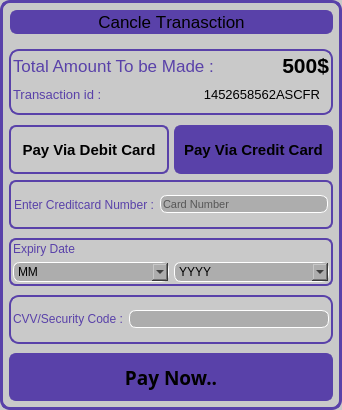
<?xml version="1.0" encoding="UTF-8"?>
<ui version="4.0">
 <class>checkout</class>
 <widget class="QFrame" name="checkout">
  <property name="windowModality">
   <enum>Qt::NonModal</enum>
  </property>
  <property name="geometry">
   <rect>
    <x>0</x>
    <y>0</y>
    <width>342</width>
    <height>410</height>
   </rect>
  </property>
  <property name="palette">
   <palette>
    <active>
     <colorrole role="Button">
      <brush brushstyle="SolidPattern">
       <color alpha="255">
        <red>201</red>
        <green>201</green>
        <blue>201</blue>
       </color>
      </brush>
     </colorrole>
     <colorrole role="Light">
      <brush brushstyle="SolidPattern">
       <color alpha="255">
        <red>89</red>
        <green>65</green>
        <blue>169</blue>
       </color>
      </brush>
     </colorrole>
     <colorrole role="Dark">
      <brush brushstyle="SolidPattern">
       <color alpha="255">
        <red>89</red>
        <green>65</green>
        <blue>169</blue>
       </color>
      </brush>
     </colorrole>
     <colorrole role="Base">
      <brush brushstyle="SolidPattern">
       <color alpha="255">
        <red>201</red>
        <green>201</green>
        <blue>201</blue>
       </color>
      </brush>
     </colorrole>
     <colorrole role="Window">
      <brush brushstyle="SolidPattern">
       <color alpha="255">
        <red>201</red>
        <green>201</green>
        <blue>201</blue>
       </color>
      </brush>
     </colorrole>
     <colorrole role="AlternateBase">
      <brush brushstyle="SolidPattern">
       <color alpha="255">
        <red>89</red>
        <green>65</green>
        <blue>169</blue>
       </color>
      </brush>
     </colorrole>
     <colorrole role="NoRole">
      <brush brushstyle="SolidPattern">
       <color alpha="255">
        <red>89</red>
        <green>65</green>
        <blue>169</blue>
       </color>
      </brush>
     </colorrole>
    </active>
    <inactive>
     <colorrole role="Button">
      <brush brushstyle="SolidPattern">
       <color alpha="255">
        <red>201</red>
        <green>201</green>
        <blue>201</blue>
       </color>
      </brush>
     </colorrole>
     <colorrole role="Light">
      <brush brushstyle="SolidPattern">
       <color alpha="255">
        <red>242</red>
        <green>241</green>
        <blue>239</blue>
       </color>
      </brush>
     </colorrole>
     <colorrole role="Dark">
      <brush brushstyle="SolidPattern">
       <color alpha="255">
        <red>242</red>
        <green>241</green>
        <blue>239</blue>
       </color>
      </brush>
     </colorrole>
     <colorrole role="Base">
      <brush brushstyle="SolidPattern">
       <color alpha="255">
        <red>201</red>
        <green>201</green>
        <blue>201</blue>
       </color>
      </brush>
     </colorrole>
     <colorrole role="Window">
      <brush brushstyle="SolidPattern">
       <color alpha="255">
        <red>201</red>
        <green>201</green>
        <blue>201</blue>
       </color>
      </brush>
     </colorrole>
     <colorrole role="AlternateBase">
      <brush brushstyle="SolidPattern">
       <color alpha="255">
        <red>246</red>
        <green>246</green>
        <blue>246</blue>
       </color>
      </brush>
     </colorrole>
     <colorrole role="NoRole">
      <brush brushstyle="SolidPattern">
       <color alpha="255">
        <red>0</red>
        <green>0</green>
        <blue>0</blue>
       </color>
      </brush>
     </colorrole>
    </inactive>
    <disabled>
     <colorrole role="Button">
      <brush brushstyle="SolidPattern">
       <color alpha="255">
        <red>201</red>
        <green>201</green>
        <blue>201</blue>
       </color>
      </brush>
     </colorrole>
     <colorrole role="Light">
      <brush brushstyle="SolidPattern">
       <color alpha="255">
        <red>89</red>
        <green>65</green>
        <blue>169</blue>
       </color>
      </brush>
     </colorrole>
     <colorrole role="Dark">
      <brush brushstyle="SolidPattern">
       <color alpha="255">
        <red>242</red>
        <green>241</green>
        <blue>239</blue>
       </color>
      </brush>
     </colorrole>
     <colorrole role="Base">
      <brush brushstyle="SolidPattern">
       <color alpha="255">
        <red>201</red>
        <green>201</green>
        <blue>201</blue>
       </color>
      </brush>
     </colorrole>
     <colorrole role="Window">
      <brush brushstyle="SolidPattern">
       <color alpha="255">
        <red>201</red>
        <green>201</green>
        <blue>201</blue>
       </color>
      </brush>
     </colorrole>
     <colorrole role="AlternateBase">
      <brush brushstyle="SolidPattern">
       <color alpha="255">
        <red>246</red>
        <green>246</green>
        <blue>246</blue>
       </color>
      </brush>
     </colorrole>
     <colorrole role="NoRole">
      <brush brushstyle="SolidPattern">
       <color alpha="255">
        <red>0</red>
        <green>0</green>
        <blue>0</blue>
       </color>
      </brush>
     </colorrole>
    </disabled>
   </palette>
  </property>
  <property name="font">
   <font>
    <pointsize>8</pointsize>
    <strikeout>false</strikeout>
    <stylestrategy>PreferDefault</stylestrategy>
   </font>
  </property>
  <property name="windowTitle">
   <string>Frame</string>
  </property>
  <property name="windowOpacity">
   <double>0.800000000000000</double>
  </property>
  <property name="styleSheet">
   <string notr="true">#checkout{
	border:3px solid rgb(89, 65, 169);
border-radius:10px;
}
QWidget{
background-color: rgb(201, 201, 201);
}
</string>
  </property>
  <layout class="QGridLayout" name="gridLayout">
   <property name="leftMargin">
    <number>3</number>
   </property>
   <property name="topMargin">
    <number>3</number>
   </property>
   <property name="rightMargin">
    <number>3</number>
   </property>
   <property name="bottomMargin">
    <number>3</number>
   </property>
   <property name="spacing">
    <number>0</number>
   </property>
   <item row="0" column="0">
    <widget class="QWidget" name="widget_6" native="true">
     <layout class="QVBoxLayout" name="verticalLayout_2" stretch="3,784545">
      <property name="spacing">
       <number>5</number>
      </property>
      <property name="leftMargin">
       <number>3</number>
      </property>
      <property name="topMargin">
       <number>3</number>
      </property>
      <property name="rightMargin">
       <number>3</number>
      </property>
      <property name="bottomMargin">
       <number>3</number>
      </property>
      <item>
       <widget class="QWidget" name="widget_2" native="true">
        <property name="styleSheet">
         <string notr="true"/>
        </property>
        <layout class="QVBoxLayout" name="verticalLayout_8" stretch="0,0">
         <property name="leftMargin">
          <number>0</number>
         </property>
         <property name="topMargin">
          <number>0</number>
         </property>
         <property name="rightMargin">
          <number>0</number>
         </property>
         <property name="bottomMargin">
          <number>0</number>
         </property>
         <item>
          <widget class="QWidget" name="widget45" native="true">
           <layout class="QVBoxLayout" name="verticalLayout_7">
            <property name="leftMargin">
             <number>1</number>
            </property>
            <property name="topMargin">
             <number>1</number>
            </property>
            <property name="rightMargin">
             <number>0</number>
            </property>
            <item>
             <widget class="QPushButton" name="pushButton">
              <property name="sizePolicy">
               <sizepolicy hsizetype="Preferred" vsizetype="Preferred">
                <horstretch>0</horstretch>
                <verstretch>0</verstretch>
               </sizepolicy>
              </property>
              <property name="font">
               <font>
                <pointsize>13</pointsize>
                <weight>50</weight>
                <bold>false</bold>
                <underline>false</underline>
                <strikeout>false</strikeout>
                <stylestrategy>PreferDefault</stylestrategy>
                <kerning>false</kerning>
               </font>
              </property>
              <property name="cursor">
               <cursorShape>PointingHandCursor</cursorShape>
              </property>
              <property name="styleSheet">
               <string notr="true">border:2px solid rgb(89, 65, 169);
border-radius:7px;
background-color:rgb(89, 65, 169);
color:'#fff';</string>
              </property>
              <property name="text">
               <string>Cancle Tranasction</string>
              </property>
              <property name="icon">
               <iconset>
                <normaloff>C:/Users/admin/Desktop/img/icons/Previous_2-512.png</normaloff>C:/Users/admin/Desktop/img/icons/Previous_2-512.png</iconset>
              </property>
              <property name="iconSize">
               <size>
                <width>32</width>
                <height>32</height>
               </size>
              </property>
             </widget>
            </item>
           </layout>
          </widget>
         </item>
         <item>
          <widget class="QWidget" name="amountidwid" native="true">
           <property name="styleSheet">
            <string notr="true">#amountidwid{
	border:2px solid rgb(89, 65, 169);
border-radius:10px;
}</string>
           </property>
           <layout class="QVBoxLayout" name="verticalLayout">
            <property name="spacing">
             <number>0</number>
            </property>
            <property name="leftMargin">
             <number>4</number>
            </property>
            <property name="topMargin">
             <number>4</number>
            </property>
            <property name="rightMargin">
             <number>4</number>
            </property>
            <property name="bottomMargin">
             <number>4</number>
            </property>
            <item>
             <widget class="QWidget" name="widget12" native="true">
              <layout class="QHBoxLayout" name="horizontalLayout">
               <property name="leftMargin">
                <number>0</number>
               </property>
               <property name="topMargin">
                <number>0</number>
               </property>
               <property name="rightMargin">
                <number>0</number>
               </property>
               <property name="bottomMargin">
                <number>0</number>
               </property>
               <item>
                <widget class="QLabel" name="label">
                 <property name="font">
                  <font>
                   <pointsize>13</pointsize>
                  </font>
                 </property>
                 <property name="styleSheet">
                  <string notr="true">color:rgb(89, 65, 169);</string>
                 </property>
                 <property name="text">
                  <string>Total Amount To be Made :</string>
                 </property>
                 <property name="margin">
                  <number>4</number>
                 </property>
                </widget>
               </item>
               <item>
                <widget class="QLabel" name="Amount">
                 <property name="font">
                  <font>
                   <pointsize>16</pointsize>
                   <weight>75</weight>
                   <bold>true</bold>
                  </font>
                 </property>
                 <property name="text">
                  <string>500$</string>
                 </property>
                 <property name="alignment">
                  <set>Qt::AlignRight|Qt::AlignTrailing|Qt::AlignVCenter</set>
                 </property>
                 <property name="margin">
                  <number>3</number>
                 </property>
                </widget>
               </item>
              </layout>
             </widget>
            </item>
            <item>
             <widget class="QWidget" name="widget454" native="true">
              <layout class="QHBoxLayout" name="horizontalLayout_2">
               <property name="leftMargin">
                <number>0</number>
               </property>
               <item>
                <widget class="QLabel" name="label_4">
                 <property name="sizePolicy">
                  <sizepolicy hsizetype="Fixed" vsizetype="Preferred">
                   <horstretch>0</horstretch>
                   <verstretch>0</verstretch>
                  </sizepolicy>
                 </property>
                 <property name="font">
                  <font>
                   <pointsize>10</pointsize>
                  </font>
                 </property>
                 <property name="styleSheet">
                  <string notr="true">color:rgb(89, 65, 169);</string>
                 </property>
                 <property name="text">
                  <string>Transaction id :</string>
                 </property>
                 <property name="margin">
                  <number>4</number>
                 </property>
                 <property name="indent">
                  <number>0</number>
                 </property>
                </widget>
               </item>
               <item>
                <widget class="QLabel" name="tid">
                 <property name="font">
                  <font>
                   <pointsize>10</pointsize>
                  </font>
                 </property>
                 <property name="text">
                  <string>1452658562ASCFR</string>
                 </property>
                 <property name="alignment">
                  <set>Qt::AlignRight|Qt::AlignTrailing|Qt::AlignVCenter</set>
                 </property>
                </widget>
               </item>
              </layout>
             </widget>
            </item>
           </layout>
          </widget>
         </item>
        </layout>
       </widget>
      </item>
      <item>
       <widget class="QWidget" name="widget_3" native="true">
        <property name="styleSheet">
         <string notr="true"/>
        </property>
        <layout class="QVBoxLayout" name="verticalLayout_4" stretch="2,9">
         <property name="leftMargin">
          <number>0</number>
         </property>
         <property name="topMargin">
          <number>5</number>
         </property>
         <property name="rightMargin">
          <number>0</number>
         </property>
         <property name="bottomMargin">
          <number>0</number>
         </property>
         <item>
          <widget class="QWidget" name="widget_4" native="true">
           <layout class="QHBoxLayout" name="horizontalLayout_3">
            <property name="spacing">
             <number>5</number>
            </property>
            <property name="leftMargin">
             <number>0</number>
            </property>
            <property name="topMargin">
             <number>0</number>
            </property>
            <property name="rightMargin">
             <number>0</number>
            </property>
            <property name="bottomMargin">
             <number>0</number>
            </property>
            <item>
             <widget class="QPushButton" name="deibitPay">
              <property name="sizePolicy">
               <sizepolicy hsizetype="Preferred" vsizetype="Preferred">
                <horstretch>0</horstretch>
                <verstretch>0</verstretch>
               </sizepolicy>
              </property>
              <property name="font">
               <font>
                <pointsize>11</pointsize>
                <weight>75</weight>
                <bold>true</bold>
               </font>
              </property>
              <property name="cursor">
               <cursorShape>PointingHandCursor</cursorShape>
              </property>
              <property name="styleSheet">
               <string notr="true">border:2px solid rgb(89, 65, 169);
border-radius:7px;
color:&quot;#fff&quot;</string>
              </property>
              <property name="text">
               <string>Pay Via Debit Card</string>
              </property>
             </widget>
            </item>
            <item>
             <widget class="QPushButton" name="creditPay">
              <property name="sizePolicy">
               <sizepolicy hsizetype="Preferred" vsizetype="Preferred">
                <horstretch>0</horstretch>
                <verstretch>0</verstretch>
               </sizepolicy>
              </property>
              <property name="font">
               <font>
                <pointsize>11</pointsize>
                <weight>75</weight>
                <bold>true</bold>
               </font>
              </property>
              <property name="cursor">
               <cursorShape>PointingHandCursor</cursorShape>
              </property>
              <property name="styleSheet">
               <string notr="true">border:2px solid rgb(89, 65, 169);
border-radius:7px;
background-color:rgb(89, 65, 169);
color:&quot;#fff&quot;</string>
              </property>
              <property name="text">
               <string>Pay Via Credit Card</string>
              </property>
              <property name="iconSize">
               <size>
                <width>16</width>
                <height>16</height>
               </size>
              </property>
              <property name="shortcut">
               <string>C</string>
              </property>
              <property name="flat">
               <bool>false</bool>
              </property>
             </widget>
            </item>
           </layout>
          </widget>
         </item>
         <item>
          <widget class="QWidget" name="widget_5" native="true">
           <layout class="QVBoxLayout" name="verticalLayout_6" stretch="0,0,0,0">
            <property name="spacing">
             <number>9</number>
            </property>
            <property name="leftMargin">
             <number>0</number>
            </property>
            <property name="topMargin">
             <number>0</number>
            </property>
            <property name="rightMargin">
             <number>0</number>
            </property>
            <property name="bottomMargin">
             <number>0</number>
            </property>
            <item>
             <widget class="QWidget" name="cardnmbrwid" native="true">
              <property name="styleSheet">
               <string notr="true">#cardnmbrwid{
	border:2px solid rgb(89, 65, 169);
border-radius:7px;
}</string>
              </property>
              <layout class="QHBoxLayout" name="horizontalLayout_4">
               <property name="leftMargin">
                <number>5</number>
               </property>
               <property name="topMargin">
                <number>5</number>
               </property>
               <property name="rightMargin">
                <number>5</number>
               </property>
               <property name="bottomMargin">
                <number>5</number>
               </property>
               <item>
                <widget class="QLabel" name="cardNumbertype">
                 <property name="styleSheet">
                  <string notr="true">color:rgb(89, 65, 169);</string>
                 </property>
                 <property name="text">
                  <string>Enter Creditcard Number :</string>
                 </property>
                </widget>
               </item>
               <item>
                <widget class="QLineEdit" name="cardnmbr">
                 <property name="font">
                  <font>
                   <pointsize>8</pointsize>
                  </font>
                 </property>
                 <property name="cursor">
                  <cursorShape>IBeamCursor</cursorShape>
                 </property>
                 <property name="focusPolicy">
                  <enum>Qt::StrongFocus</enum>
                 </property>
                 <property name="styleSheet">
                  <string notr="true">border:1px solid #fff;
border-radius:7px;
background-color:#adadad;</string>
                 </property>
                 <property name="text">
                  <string/>
                 </property>
                 <property name="maxLength">
                  <number>16</number>
                 </property>
                 <property name="echoMode">
                  <enum>QLineEdit::Normal</enum>
                 </property>
                 <property name="dragEnabled">
                  <bool>false</bool>
                 </property>
                 <property name="readOnly">
                  <bool>false</bool>
                 </property>
                 <property name="placeholderText">
                  <string>Card Number</string>
                 </property>
                 <property name="cursorMoveStyle">
                  <enum>Qt::LogicalMoveStyle</enum>
                 </property>
                 <property name="clearButtonEnabled">
                  <bool>true</bool>
                 </property>
                </widget>
               </item>
              </layout>
             </widget>
            </item>
            <item>
             <widget class="QWidget" name="datewid" native="true">
              <property name="styleSheet">
               <string notr="true">#datewid{
	border:2px solid rgb(89, 65, 169);
border-radius:7px;
}</string>
              </property>
              <layout class="QVBoxLayout" name="verticalLayout_3" stretch="0,0">
               <property name="leftMargin">
                <number>4</number>
               </property>
               <property name="topMargin">
                <number>4</number>
               </property>
               <property name="rightMargin">
                <number>4</number>
               </property>
               <property name="bottomMargin">
                <number>4</number>
               </property>
               <item>
                <widget class="QLabel" name="label_6">
                 <property name="sizePolicy">
                  <sizepolicy hsizetype="Preferred" vsizetype="Fixed">
                   <horstretch>0</horstretch>
                   <verstretch>0</verstretch>
                  </sizepolicy>
                 </property>
                 <property name="styleSheet">
                  <string notr="true">color:rgb(89, 65, 169);</string>
                 </property>
                 <property name="text">
                  <string>Expiry Date</string>
                 </property>
                 <property name="margin">
                  <number>4</number>
                 </property>
                </widget>
               </item>
               <item>
                <widget class="QWidget" name="mnthearwid" native="true">
                 <layout class="QHBoxLayout" name="horizontalLayout_5">
                  <property name="spacing">
                   <number>5</number>
                  </property>
                  <property name="leftMargin">
                   <number>0</number>
                  </property>
                  <property name="topMargin">
                   <number>0</number>
                  </property>
                  <property name="rightMargin">
                   <number>0</number>
                  </property>
                  <property name="bottomMargin">
                   <number>0</number>
                  </property>
                  <item>
                   <widget class="QComboBox" name="exMonth">
                    <property name="sizePolicy">
                     <sizepolicy hsizetype="Preferred" vsizetype="Preferred">
                      <horstretch>0</horstretch>
                      <verstretch>0</verstretch>
                     </sizepolicy>
                    </property>
                    <property name="cursor">
                     <cursorShape>PointingHandCursor</cursorShape>
                    </property>
                    <property name="styleSheet">
                     <string notr="true">border:1px solid #fff;
border-radius:7px;
background-color:#adadad;</string>
                    </property>
                    <property name="currentIndex">
                     <number>0</number>
                    </property>
                    <property name="maxVisibleItems">
                     <number>10</number>
                    </property>
                    <property name="maxCount">
                     <number>20</number>
                    </property>
                    <property name="modelColumn">
                     <number>0</number>
                    </property>
                    <item>
                     <property name="text">
                      <string>MM</string>
                     </property>
                    </item>
                    <item>
                     <property name="text">
                      <string>JAN</string>
                     </property>
                    </item>
                    <item>
                     <property name="text">
                      <string>FEB</string>
                     </property>
                    </item>
                    <item>
                     <property name="text">
                      <string>MAR</string>
                     </property>
                    </item>
                    <item>
                     <property name="text">
                      <string>APR</string>
                     </property>
                    </item>
                    <item>
                     <property name="text">
                      <string>MAY</string>
                     </property>
                    </item>
                    <item>
                     <property name="text">
                      <string>JUNE</string>
                     </property>
                    </item>
                    <item>
                     <property name="text">
                      <string>JULY</string>
                     </property>
                    </item>
                    <item>
                     <property name="text">
                      <string>AUG</string>
                     </property>
                    </item>
                    <item>
                     <property name="text">
                      <string>SEP</string>
                     </property>
                    </item>
                    <item>
                     <property name="text">
                      <string>OCT</string>
                     </property>
                    </item>
                    <item>
                     <property name="text">
                      <string>NOV</string>
                     </property>
                    </item>
                   </widget>
                  </item>
                  <item>
                   <widget class="QComboBox" name="exYear">
                    <property name="sizePolicy">
                     <sizepolicy hsizetype="Preferred" vsizetype="Preferred">
                      <horstretch>0</horstretch>
                      <verstretch>0</verstretch>
                     </sizepolicy>
                    </property>
                    <property name="cursor">
                     <cursorShape>PointingHandCursor</cursorShape>
                    </property>
                    <property name="styleSheet">
                     <string notr="true">border:1px solid #fff;
border-radius:7px;
background-color:#adadad;</string>
                    </property>
                    <property name="editable">
                     <bool>false</bool>
                    </property>
                    <property name="currentText">
                     <string>YYYY</string>
                    </property>
                    <property name="currentIndex">
                     <number>0</number>
                    </property>
                    <property name="maxCount">
                     <number>20</number>
                    </property>
                    <property name="modelColumn">
                     <number>0</number>
                    </property>
                    <item>
                     <property name="text">
                      <string>YYYY</string>
                     </property>
                    </item>
                    <item>
                     <property name="text">
                      <string>2018</string>
                     </property>
                    </item>
                    <item>
                     <property name="text">
                      <string>2019</string>
                     </property>
                    </item>
                    <item>
                     <property name="text">
                      <string>2020</string>
                     </property>
                    </item>
                    <item>
                     <property name="text">
                      <string>2021</string>
                     </property>
                    </item>
                    <item>
                     <property name="text">
                      <string>2022</string>
                     </property>
                    </item>
                    <item>
                     <property name="text">
                      <string>2023</string>
                     </property>
                    </item>
                    <item>
                     <property name="text">
                      <string>2024</string>
                     </property>
                    </item>
                    <item>
                     <property name="text">
                      <string>2025</string>
                     </property>
                    </item>
                    <item>
                     <property name="text">
                      <string>2026</string>
                     </property>
                    </item>
                    <item>
                     <property name="text">
                      <string>2027</string>
                     </property>
                    </item>
                    <item>
                     <property name="text">
                      <string>2028</string>
                     </property>
                    </item>
                    <item>
                     <property name="text">
                      <string>2029</string>
                     </property>
                    </item>
                   </widget>
                  </item>
                 </layout>
                </widget>
               </item>
              </layout>
             </widget>
            </item>
            <item>
             <widget class="QWidget" name="cvvwid" native="true">
              <property name="styleSheet">
               <string notr="true">#cvvwid{
	border:2px solid rgb(89, 65, 169);
border-radius:10px;
}</string>
              </property>
              <layout class="QHBoxLayout" name="horizontalLayout_6" stretch="0,0">
               <property name="leftMargin">
                <number>4</number>
               </property>
               <property name="topMargin">
                <number>4</number>
               </property>
               <property name="rightMargin">
                <number>4</number>
               </property>
               <property name="bottomMargin">
                <number>5</number>
               </property>
               <item>
                <widget class="QLabel" name="label_2">
                 <property name="styleSheet">
                  <string notr="true">color:rgb(89, 65, 169);</string>
                 </property>
                 <property name="text">
                  <string>CVV/Security Code :</string>
                 </property>
                </widget>
               </item>
               <item>
                <widget class="QLineEdit" name="cvv">
                 <property name="styleSheet">
                  <string notr="true">border:1px solid #fff;
border-radius:7px;
background-color:#adadad;</string>
                 </property>
                 <property name="maxLength">
                  <number>5</number>
                 </property>
                 <property name="clearButtonEnabled">
                  <bool>true</bool>
                 </property>
                </widget>
               </item>
              </layout>
             </widget>
            </item>
            <item>
             <widget class="QPushButton" name="pay">
              <property name="sizePolicy">
               <sizepolicy hsizetype="Minimum" vsizetype="Preferred">
                <horstretch>0</horstretch>
                <verstretch>0</verstretch>
               </sizepolicy>
              </property>
              <property name="font">
               <font>
                <family>Tw Cen MT</family>
                <pointsize>14</pointsize>
                <weight>75</weight>
                <bold>true</bold>
               </font>
              </property>
              <property name="cursor">
               <cursorShape>PointingHandCursor</cursorShape>
              </property>
              <property name="styleSheet">
               <string notr="true">border:2px solid rgb(89, 65, 169);
border-radius:7px;
background-color:rgb(89, 65, 169);
color:&quot;#fff&quot;</string>
              </property>
              <property name="text">
               <string>Pay Now..</string>
              </property>
             </widget>
            </item>
           </layout>
          </widget>
         </item>
        </layout>
       </widget>
      </item>
     </layout>
    </widget>
   </item>
  </layout>
 </widget>
 <resources/>
 <connections/>
</ui>
